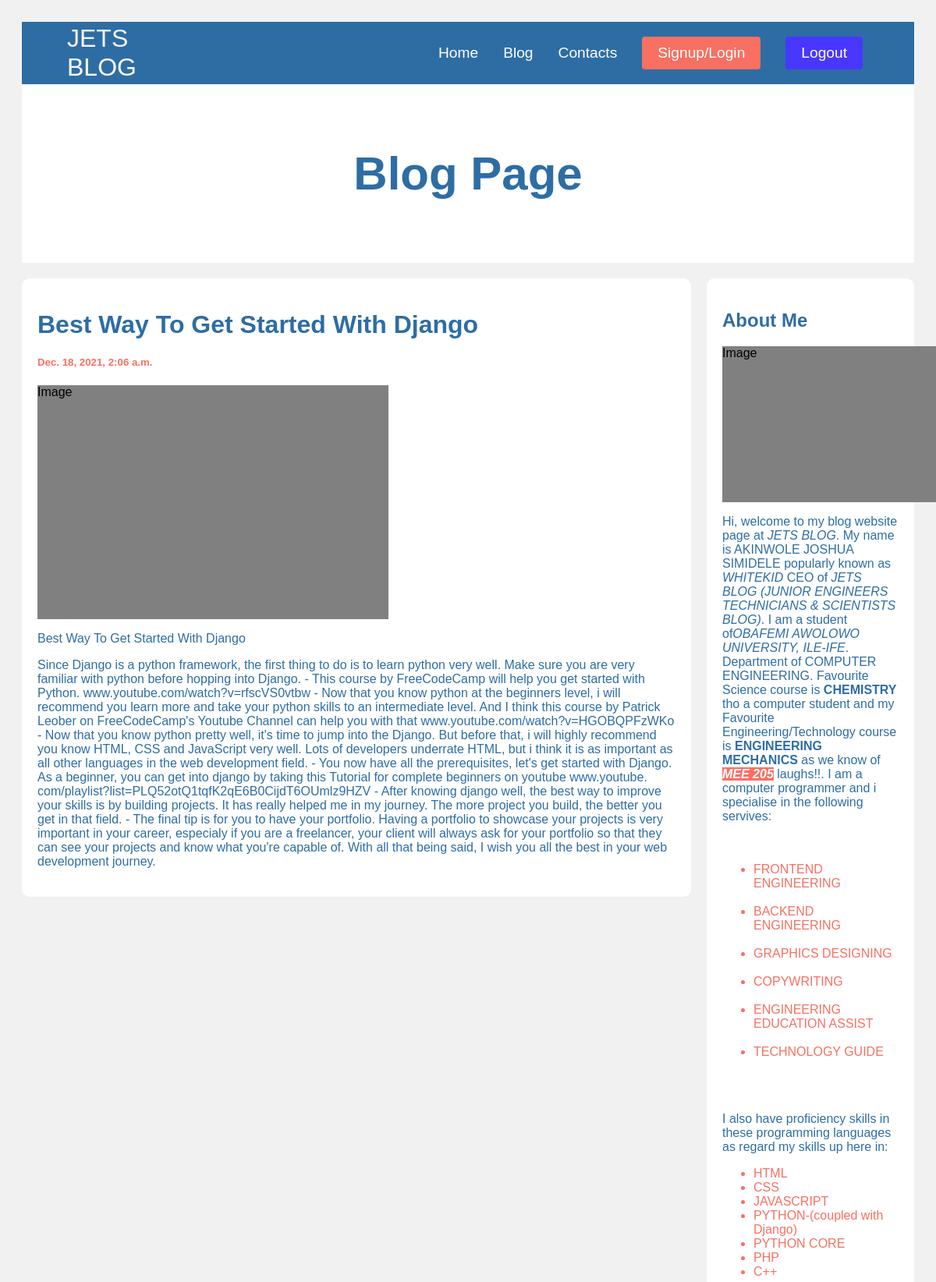
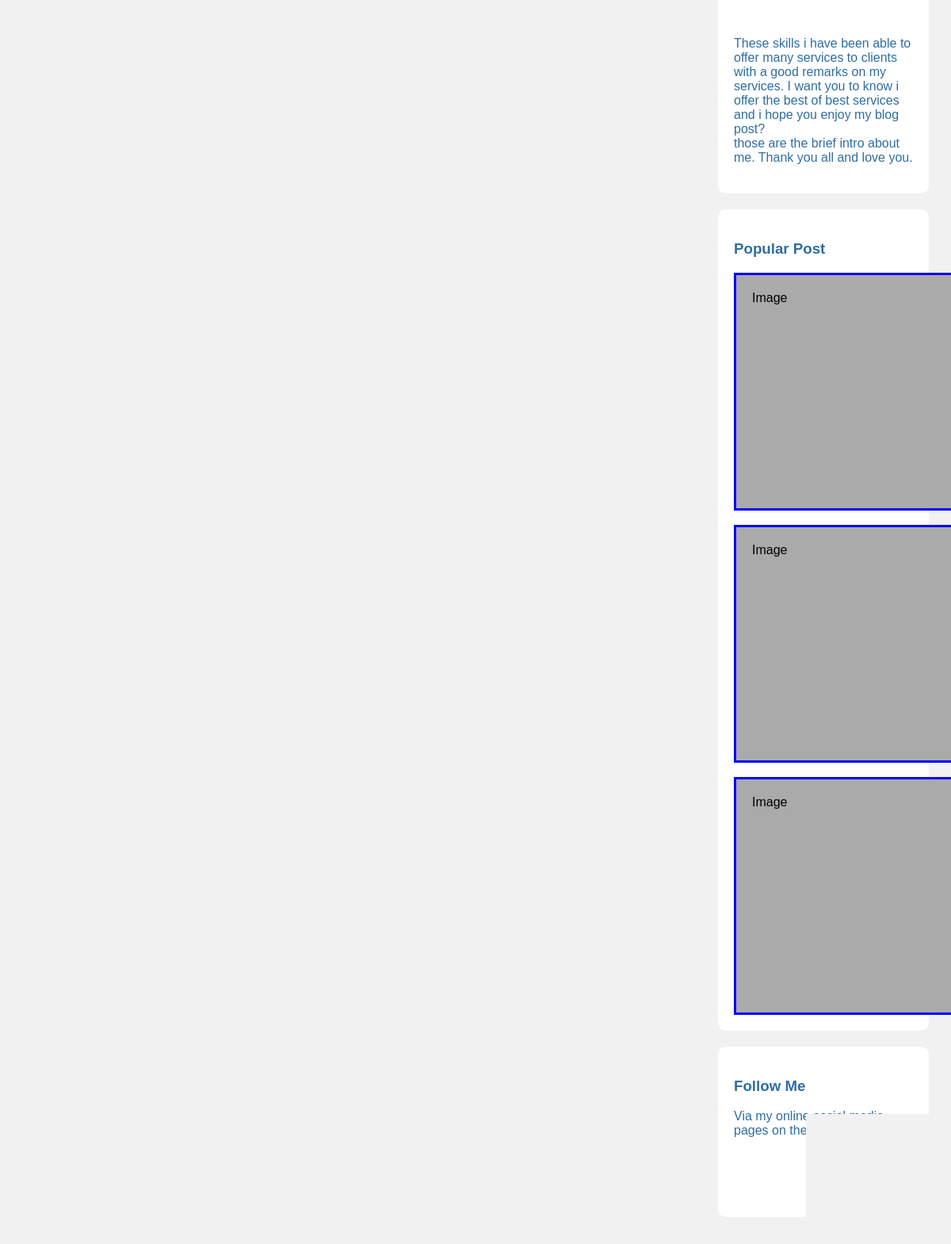
Screenshot of /post/2 (upper part) with the database file from the repository (2 pictures, top to bottom).
### poster/models.py (models this page shows)
class Post(models.Model):
    title = models.CharField(max_length=100)
    body = models.CharField(max_length=1000000)
    created_at = models.DateTimeField(default= datetime.now, blank= True)

### poster/views.py (the view)
# urls.py: path('post/<str:pk>', views.post, name='post'),
def post(request, pk):
    posts = Post.objects.get(id=pk)
    return render(request, 'posts.html', {'posts':posts})

### templates/posts.html (shortened to what this page needs)
<!DOCTYPE html>
<html>
<head>
</head>
<body>
<nav class="navbar" id="header">
    <div class="navbar__container">
        <a href="/" id="navbar__logo">JETS <br/>BLOG</a>
      <ul class="navbar__menu">
          <li class="navbar__item">
              <a href="home" class="navbar__links">Home</a>
          </li>
          <li class="navbar__item">
              <a href="begin" class="navbar__links">Blog</a>
          </li>
          <li class="navbar__item">
              <a href="contact" class="navbar__links scrollto">Contacts</a>
          </li>
          <li class="navbar__btn">
            <a href="login" class="button">Signup/Login</a>
        </li>
          <li class="navbar__btn">
            <a href="login" class="button1">Logout</a>
        </li>
      </ul>
  </div>
</nav>
<div class="header">
  <h2>Blog Page</h2>
</div>
<div class="row">
  <div class="leftcolumn">
    <div class="card">
      <h1>{{posts.title}}</h1>
      <h5>{{posts.created_at}}</h5>
      <div class="fakeimg1" style="height:300px;">Image</div>
      <p>{{posts.title}}</p>
      <p>{{posts.body}}</p>
    </div>
  </div>
  <div class="rightcolumn">
    <div class="card">
      <h2>About Me</h2>
      <div class="fakeimg2" style="height:200px;">Image</div>
      <p>Hi, welcome to my blog website page at <em>JETS BLOG</em>. My
        name is AKINWOLE JOSHUA SIMIDELE popularly known as <em>WHITEKID</em>
    CEO of <em>JETS BLOG (JUNIOR ENGINEERS TECHNICIANS & SCIENTISTS BLOG)</em>. I am a student of<em>OBAFEMI AWOLOWO UNIVERSITY,
        ILE-IFE</em>. Department of COMPUTER ENGINEERING. Favourite Science course is <strong>CHEMISTRY</strong>
        tho a computer student and my Favourite Engineering/Technology course is <strong>ENGINEERING MECHANICS</strong>
        as we know of <b><em class="cus">MEE 205</em></b> laughs!!.
        I am a computer programmer and i specialise in the following servives:</p><br>
        <ul>
            <li>FRONTEND ENGINEERING</li>
            <li>BACKEND ENGINEERING</li>
            <li>GRAPHICS DESIGNING</li>
            <li>COPYWRITING</li>
            <li>ENGINEERING EDUCATION ASSIST</li>
            <li>TECHNOLOGY GUIDE</li>
        </ul><br>
        <p>I also have proficiency skills in these programming languages as regard my skills
            up here in:
        </p>
        <ul>
            <li>HTML</li>
            <li>CSS</li>
            <li>JAVASCRIPT</li>
            <li>PYTHON-(coupled with Django)</li>
            <li>PYTHON CORE</li>
            <li>PHP</li>
            <li>C++</li>
        </ul><br>
        <p>These skills i have been able to offer many services to clients with a good remarks on my services.
            I want you to know i offer the best of best services and i hope you enjoy my blog post? <br>those are the brief
            intro about me. Thank you all and love you.
        </p>
    </div>
    <div class="card">
      <h3>Popular Post</h3>
      <div class="fakeimg">Image</div><br>
      <div class="fakeimg">Image</div><br>
      <div class="fakeimg">Image</div>
    </div>
    <div class="card">
      <h3>Follow Me</h3>
      <p>Via my online social media pages on the icon links below</p><br><br>
      <div class="social__icons1">
   </div>
    </div>
  </div>
</div><br><br>
</body>
</html>

### templates/posts.html (style rules this page uses)
* { box-sizing: border-box; }
.navbar { background: #2e6da4; height: 80px; display: flex; justify-content: center; align-items: center; font-size: 1.2rem; position: sticky; top: 0; z-index: 999; }
.navbar__container { display: flex; justify-content: space-between; height: 80px; z-index: 1; width: 100%; max-width: 1300px; margin: 0 auto; padding: 0 50px; }
#navbar__logo { background-color: #fff; background-image: linear-gradient(to top,#fff 0%,rgb(243, 239, 239) 100%); background-size: 100%; -webkit-background-clip: text; -moz-background-clip: text; -webkit-text-fill-color: transparent; -moz-text-fill-color: transparent; display: flex; align-items: center; cursor: pointer; text-decoration: none; font-size: 2rem; }
.navbar__menu { display: flex; align-items: center; list-style: none; text-align: center; }
.navbar__item { height: 80px; }
.navbar__links { color: #fff; display: flex; align-items: center; justify-content: center; text-decoration: none; padding: 0 1rem; height: 100%; }
.navbar__btn { display: flex; align-items: center; justify-content: center; padding: 0 1rem; width: 100%; }
.button { display: flex; justify-content: center; align-items: center; text-decoration: none; padding: 10px 20px; height: 100%; width: 100%; border: none; outline: none; border-radius: 4px; background: #f77062; color: #fff; }
.button1 { display: flex; justify-content: center; align-items: center; text-decoration: none; padding: 10px 20px; height: 100%; width: 100%; border: none; outline: none; border-radius: 4px; background: #4837ff; color: #fff; }
body { font-family: Arial; padding: 20px; background: #f1f1f1; }
.header { padding: 30px; font-size: 40px; text-align: center; background: white; }
.header h2 { color: #2e6da4; }
.leftcolumn { float: left; width: 75%; }
.rightcolumn { float: left; width: 25%; padding-left: 20px; }
.fakeimg { background-color: #aaa; width: 100%; padding: 20px; }
.card { background-color: white; padding: 20px; margin-top: 20px; }
.row { border-radius: 10px; }
.row h1 { color:#2e6da4; }
.row p { color: #2e6da4; }
.row h2 { color: #2e6da4; }
.row h5 { color: #f77062; }
.card h3 { color: #2e6da4; }
.fakeimg { background-color: #aaa; width: 70%; padding: 15px, 20px, 15px, 20px; border: 3px solid blue; }
.fakeimg { width: 400px; height: 300px; }
.leftcolumn .card { border-radius: 10px; }
.rightcolumn .card { border-radius: 10px; }
.cus { background-color: #f77062; color: #fff; }
.rightcolumn ul li { color: #f77062; }
.card .fakeimg { width: 300px; }
.card .fakeimg1 { width: 450px; background: grey; }
.card .fakeimg2 { width: 300px; height: 300px; background: grey; }
.row:after { content: ""; display: table; clear: both; }

### rows the page displays
Post: title "Best Way To Get Started With Django", created_at "Dec. 18, 2021, 2:06 a.m.", body "Since Django is a python framework, the first thing to do is to learn python very well. Make sure you are very familiar with python before hopping into Django. - This course by FreeCodeCamp will help you get started with Python. www.​youtube.​com/watch?v=rfscVS0vtbw - Now that you know python at the beginners level, i will recommend you learn more and take your python skills to an intermediate level. And I think this course by Patrick Leober on FreeCodeCamp's Youtube Channel can help you with that www.​youtube.​com/watch?v=HGOBQPFzWKo - Now that you know python pretty well, it's time to jump into the Django. But before that, i will highly recommend you know HTML, CSS and JavaScript very…"
